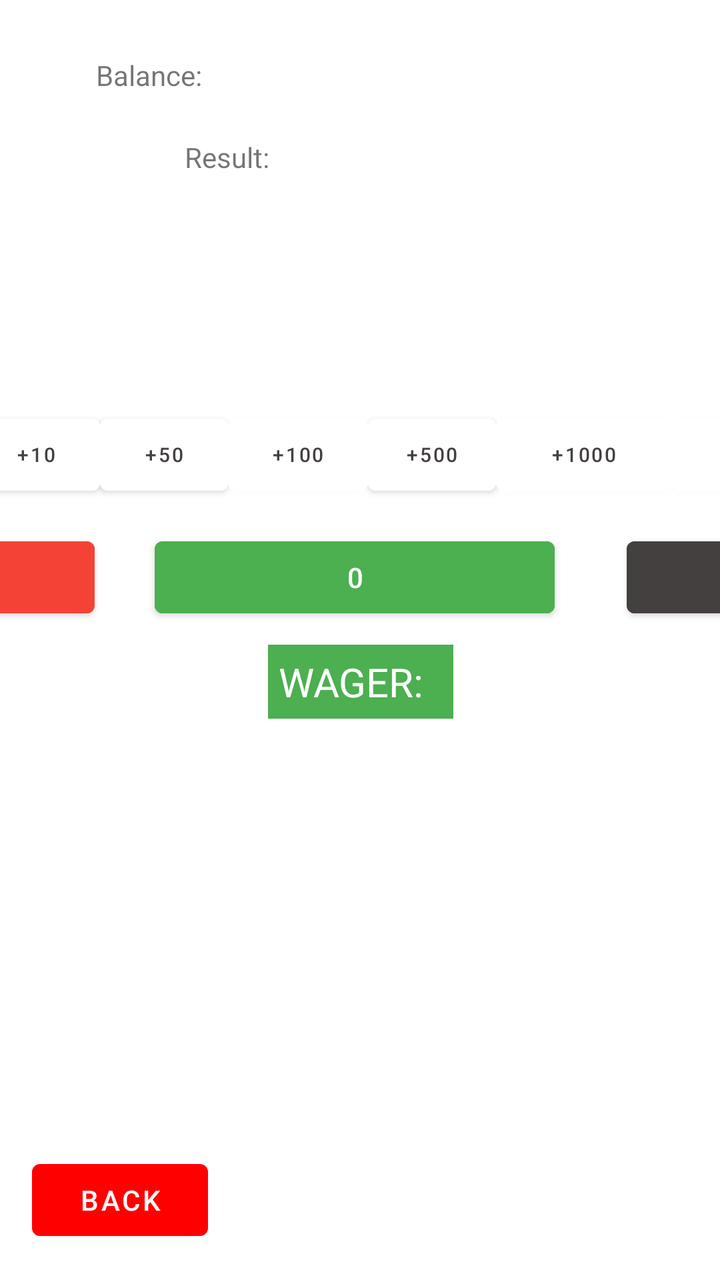
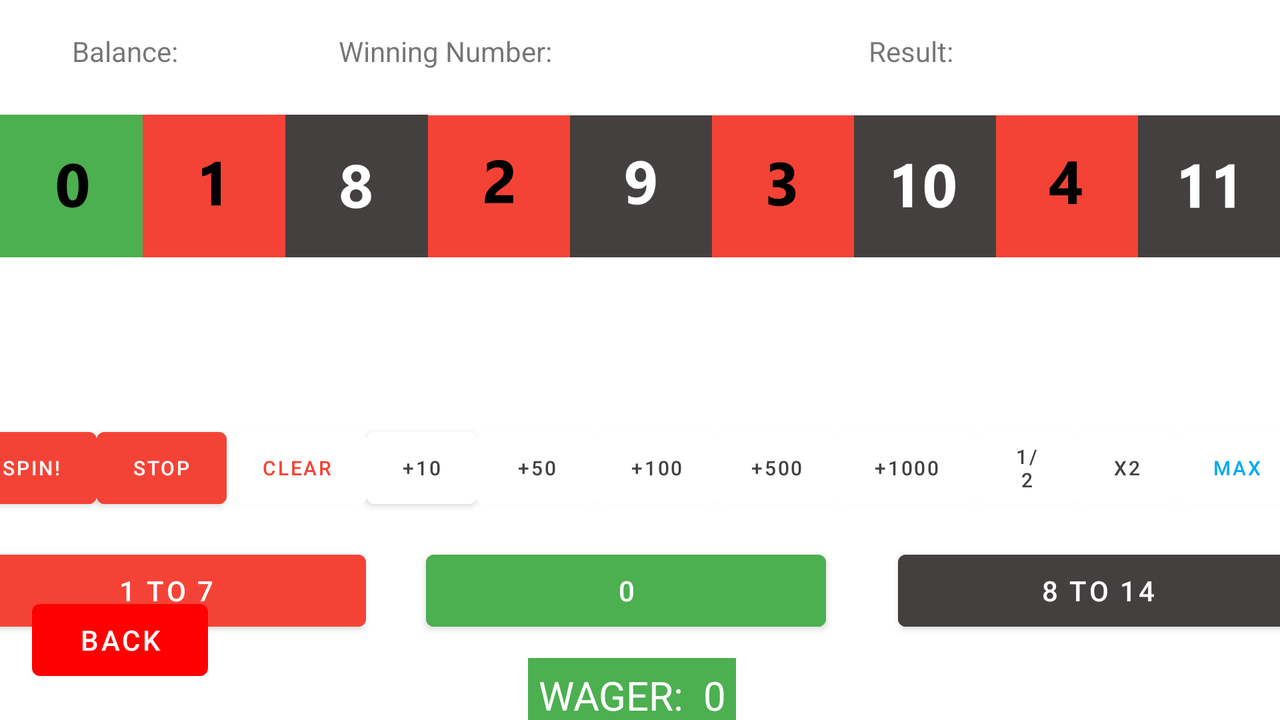

First picture: res/layout/ on a phone held upright. Second picture: the repository's own variant of that layout, on a device whose configuration matches the variant's folder. Source for both follows.
<!-- AndroidManifest.xml: application theme Theme.VirtualCasino -->
<!-- res/layout/roulette.xml -->
<?xml version="1.0" encoding="utf-8"?>
<androidx.constraintlayout.widget.ConstraintLayout
    xmlns:android="http://schemas.android.com/apk/res/android"
    xmlns:app="http://schemas.android.com/apk/res-auto"
    xmlns:tools="http://schemas.android.com/tools"
    android:layout_width="match_parent"
    android:layout_height="match_parent">

    <Button
        android:id="@+id/back_button"
        android:layout_width="wrap_content"
        android:layout_height="wrap_content"
        android:layout_marginStart="16dp"
        android:layout_marginBottom="16dp"
        android:onClick="switchToMain"
        android:text="@string/back_button"
        app:layout_constraintBottom_toBottomOf="parent"
        app:layout_constraintStart_toStartOf="parent" />

    <TextView
        android:id="@+id/random_num"
        android:layout_width="wrap_content"
        android:layout_height="wrap_content"
        android:layout_marginStart="193dp"
        android:layout_marginTop="69dp"
        android:layout_marginEnd="200dp"
        android:text="Winning Number: "
        app:layout_constraintEnd_toStartOf="@+id/roulette_output"
        app:layout_constraintStart_toStartOf="parent"
        app:layout_constraintTop_toTopOf="parent" />

    <TextView
        android:id="@+id/roulette_output"
        android:layout_width="wrap_content"
        android:layout_height="wrap_content"
        android:layout_marginTop="69dp"
        android:layout_marginEnd="222dp"
        android:text="Result: "
        app:layout_constraintEnd_toEndOf="parent"
        app:layout_constraintTop_toTopOf="parent" />

    <TextView
        android:id="@+id/temp_balance"
        android:layout_width="wrap_content"
        android:layout_height="wrap_content"
        android:layout_marginStart="48dp"
        android:layout_marginTop="28dp"
        android:text="Balance:"
        app:layout_constraintStart_toStartOf="parent"
        app:layout_constraintTop_toTopOf="parent" />

    <LinearLayout
        android:id="@+id/linearLayout"
        android:layout_width="741dp"
        android:layout_height="263dp"
        android:layout_marginTop="148dp"
        android:gravity="center"
        android:orientation="vertical"
        app:layout_constraintEnd_toEndOf="parent"
        app:layout_constraintStart_toStartOf="parent"
        app:layout_constraintTop_toTopOf="parent">

        <LinearLayout
            android:layout_width="match_parent"
            android:layout_height="56dp"
            android:gravity="center"
            android:orientation="horizontal">

            <Button
                android:id="@+id/btn_spin"
                android:layout_width="60dp"
                android:layout_height="wrap_content"
                android:backgroundTint="#F44336"
                android:text="@string/bet"
                android:onClick="bet"
                android:textSize="10sp" />

            <Button
                android:id="@+id/btn_clear"
                android:layout_width="wrap_content"
                android:layout_height="wrap_content"
                android:backgroundTint="#FFFFFF"
                android:onClick="clearBets"
                android:text="@string/clear"
                android:textColor="#F44336"
                android:textSize="10sp" />

            <Button
                android:id="@+id/btn_add10"
                android:layout_width="64dp"
                android:layout_height="wrap_content"
                android:backgroundTint="#FFFFFF"
                android:onClick="add10"
                android:text="@string/add10"
                android:textColor="#454040"
                android:textSize="10sp" />

            <Button
                android:id="@+id/btn_add50"
                android:layout_width="64dp"
                android:layout_height="wrap_content"
                android:backgroundTint="#FFFFFF"
                android:onClick="add50"
                android:text="@string/add50"
                android:textColor="#454040"
                android:textSize="10sp" />

            <Button
                android:id="@+id/btn_add100"
                android:layout_width="70dp"
                android:layout_height="wrap_content"
                android:backgroundTint="#FFFFFF"
                android:onClick="add100"
                android:text="@string/add100"
                android:textColor="#454040"
                android:textSize="10sp" />

            <Button
                android:id="@+id/btn_add500"
                android:layout_width="64dp"
                android:layout_height="wrap_content"
                android:backgroundTint="#FFFFFF"
                android:onClick="add500"
                android:text="@string/add500"
                android:textColor="#454040"
                android:textSize="10sp" />

            <Button
                android:id="@+id/btn_add1000"
                android:layout_width="wrap_content"
                android:layout_height="wrap_content"
                android:backgroundTint="#FFFFFF"
                android:onClick="add1000"
                android:text="@string/add1000"
                android:textColor="#454040"
                android:textSize="10sp" />

            <Button
                android:id="@+id/btn_half"
                android:layout_width="68dp"
                android:layout_height="wrap_content"
                android:backgroundTint="#FFFFFF"
                android:onClick="halfBets"
                android:text="@string/half"
                android:textColor="#454040"
                android:textSize="10sp" />

            <Button
                android:id="@+id/btn_double"
                android:layout_width="51dp"
                android:layout_height="wrap_content"
                android:backgroundTint="#FFFFFF"
                android:onClick="doubleBets"
                android:text="x2"
                android:textColor="#454040"
                android:textSize="10sp" />

            <Button
                android:id="@+id/btn_max"
                android:layout_width="68dp"
                android:layout_height="wrap_content"
                android:backgroundTint="#FFFFFF"
                android:onClick="maxBets"
                android:text="@string/max"
                android:textColor="#03A9F4"
                android:textSize="10sp" />

        </LinearLayout>

        <LinearLayout
            android:layout_width="match_parent"
            android:layout_height="67dp"
            android:gravity="center"
            android:orientation="horizontal">

            <Button
                android:id="@+id/btn_1to7"
                android:layout_width="200dp"
                android:layout_height="wrap_content"
                android:layout_marginStart="16dp"
                android:layout_marginEnd="30dp"
                android:backgroundTint="#F44336"
                android:onClick="bet1to7"
                android:text="1 to 7"
                android:textColorLink="#009688" />

            <Button
                android:id="@+id/btn_0"
                android:layout_width="200dp"
                android:layout_height="wrap_content"
                android:layout_marginEnd="36dp"
                android:backgroundTint="#4CAF50"
                android:onClick="bet0"
                android:text="0" />

            <Button
                android:id="@+id/btn_8to14"
                android:layout_width="200dp"
                android:layout_height="wrap_content"
                android:layout_marginEnd="16dp"
                android:backgroundTint="#454040"
                android:onClick="bet8to14"
                android:text="8 to 14" />
        </LinearLayout>

        <LinearLayout
            android:layout_width="match_parent"
            android:layout_height="wrap_content"
            android:gravity="center"
            android:orientation="horizontal">

            <TextView
                android:id="@+id/wager_tv"
                android:layout_width="wrap_content"
                android:layout_height="wrap_content"
                android:background="#4CAF50"
                android:text="@string/wager"
                android:textAlignment="center"
                android:textColor="@color/white"
                android:padding="5dp"
                android:textSize="20dp" />

            <TextView
                android:id="@+id/betAmount_tv"
                android:layout_width="wrap_content"
                android:layout_height="wrap_content"
                android:background="#4CAF50"
                android:text=""
                android:textAlignment="center"
                android:textColor="@color/white"
                android:padding="5dp"
                android:textSize="20dp" />
        </LinearLayout>

    </LinearLayout>

</androidx.constraintlayout.widget.ConstraintLayout>
<!-- resources referenced by this layout -->
<resources>
  <string name="add10">+10</string>
  <string name="add100">+100</string>
  <string name="add1000">+1000</string>
  <string name="add50">+50</string>
  <string name="add500">+500</string>
  <string name="back_button">Back</string>
  <string name="bet">Bet</string>
  <string name="clear">Clear</string>
  <string name="half">1/2</string>
  <string name="max">Max</string>
  <string name="wager">WAGER:</string>
  <style name="Theme.VirtualCasino" parent="Theme.MaterialComponents.DayNight.NoActionBar">
          
          <item name="colorPrimary">#FF0000</item>
          <item name="colorPrimaryVariant">@color/purple_700</item>
          <item name="colorOnPrimary">@color/white</item>
          
          <item name="colorSecondary">@color/teal_200</item>
          <item name="colorSecondaryVariant">@color/teal_700</item>
          <item name="colorOnSecondary">@color/black</item>
          
          <item name="android:statusBarColor" tools:targetApi="l">?attr/colorPrimaryVariant</item>
          
      </style>
</resources>
<!-- res/layout-land/roulette.xml (the repository's variant of the layout above) -->
<!-- drawn on the phone turned sideways -->
<?xml version="1.0" encoding="utf-8"?>
<androidx.constraintlayout.widget.ConstraintLayout
    xmlns:android="http://schemas.android.com/apk/res/android"
    xmlns:app="http://schemas.android.com/apk/res-auto"
    xmlns:tools="http://schemas.android.com/tools"
    android:layout_width="match_parent"
    android:layout_height="match_parent">

    <Button
        android:id="@+id/back_button"
        android:layout_width="wrap_content"
        android:layout_height="wrap_content"
        android:layout_marginStart="16dp"
        android:layout_marginBottom="16dp"
        android:onClick="switchToMain"
        android:text="@string/back_button"
        app:layout_constraintBottom_toBottomOf="parent"
        app:layout_constraintStart_toStartOf="parent" />

    <TextView
        android:id="@+id/random_num"
        android:layout_width="wrap_content"
        android:layout_height="wrap_content"
        android:layout_marginStart="125dp"
        android:layout_marginTop="16dp"
        android:layout_marginEnd="200dp"
        android:text="Winning Number: "
        app:layout_constraintEnd_toStartOf="@+id/roulette_output"
        app:layout_constraintStart_toEndOf="@+id/temp_balance"
        app:layout_constraintTop_toTopOf="parent" />

    <TextView
        android:id="@+id/roulette_output"
        android:layout_width="wrap_content"
        android:layout_height="wrap_content"
        android:layout_marginTop="16dp"
        android:layout_marginEnd="160dp"
        android:text="Result: "
        app:layout_constraintEnd_toEndOf="parent"
        app:layout_constraintTop_toTopOf="parent" />

    <TextView
        android:id="@+id/temp_balance"
        android:layout_width="wrap_content"
        android:layout_height="wrap_content"
        android:layout_marginStart="36dp"
        android:layout_marginTop="16dp"
        android:text="Balance:"
        app:layout_constraintStart_toStartOf="parent"
        app:layout_constraintTop_toTopOf="parent" />

    <LinearLayout
        android:layout_width="match_parent"
        android:layout_height="wrap_content"
        android:gravity="center"
        android:orientation="vertical"
        app:layout_constraintEnd_toEndOf="parent"
        app:layout_constraintStart_toStartOf="parent"
        app:layout_constraintTop_toBottomOf="@+id/random_num">

        <LinearLayout
            android:layout_width="wrap_content"
            android:layout_height="wrap_content"
            android:layout_marginTop="13dp"
            android:orientation="horizontal">

            <ImageView
                android:id="@+id/rouletteNum_1"
                android:layout_width="90dp"
                android:layout_height="90dp"
                android:layout_weight="1"
                app:srcCompat="@drawable/roulette0" />

            <ImageView
                android:id="@+id/rouletteNum_2"
                android:layout_width="90dp"
                android:layout_height="90dp"
                android:layout_weight="1"
                app:srcCompat="@drawable/roulette1" />

            <ImageView
                android:id="@+id/rouletteNum_3"
                android:layout_width="90dp"
                android:layout_height="90dp"
                android:layout_weight="1"
                app:srcCompat="@drawable/roulette8" />

            <ImageView
                android:id="@+id/rouletteNum_4"
                android:layout_width="90dp"
                android:layout_height="90dp"
                android:layout_weight="1"
                app:srcCompat="@drawable/roulette2" />

            <ImageView
                android:id="@+id/rouletteNum_5"
                android:layout_width="90dp"
                android:layout_height="90dp"
                android:layout_weight="1"
                app:srcCompat="@drawable/roulette9" />

            <ImageView
                android:id="@+id/rouletteNum_6"
                android:layout_width="90dp"
                android:layout_height="90dp"
                android:layout_weight="1"
                app:srcCompat="@drawable/roulette3" />

            <ImageView
                android:id="@+id/rouletteNum_7"
                android:layout_width="90dp"
                android:layout_height="90dp"
                android:layout_weight="1"
                app:srcCompat="@drawable/roulette10" />

            <ImageView
                android:id="@+id/rouletteNum_8"
                android:layout_width="90dp"
                android:layout_height="90dp"
                android:layout_weight="1"
                app:srcCompat="@drawable/roulette4" />

            <ImageView
                android:id="@+id/rouletteNum_9"
                android:layout_width="90dp"
                android:layout_height="90dp"
                android:layout_weight="1"
                app:srcCompat="@drawable/roulette11" />
        </LinearLayout>

        <ImageView
            android:id="@+id/upArrow"
            android:layout_width="50dp"
            android:layout_height="50dp"
            app:srcCompat="@drawable/uparrow" />
    </LinearLayout>

    <LinearLayout
        android:id="@+id/linearLayout"
        android:layout_width="742dp"
        android:layout_height="252dp"
        android:layout_marginTop="160dp"
        android:gravity="center"
        android:orientation="vertical"
        app:layout_constraintEnd_toEndOf="parent"
        app:layout_constraintHorizontal_bias="0.545"
        app:layout_constraintStart_toStartOf="parent"
        app:layout_constraintTop_toTopOf="parent">

        <LinearLayout
            android:layout_width="match_parent"
            android:layout_height="56dp"
            android:gravity="center"
            android:orientation="horizontal">

            <Button
                android:id="@+id/btn_spin"
                android:layout_width="65dp"
                android:layout_height="wrap_content"
                android:backgroundTint="#F44336"
                android:onClick="spin"
                android:text="@string/spin"
                android:textSize="10sp" />

            <Button
                android:id="@+id/btn_stop"
                android:layout_width="65dp"
                android:layout_height="wrap_content"
                android:backgroundTint="#F44336"
                android:onClick="stopSpinning"
                android:text="@string/stop"
                android:textSize="10sp" />

            <Button
                android:id="@+id/btn_clear"
                android:layout_width="70dp"
                android:layout_height="wrap_content"
                android:backgroundTint="#FFFFFF"
                android:onClick="clearBets"
                android:text="@string/clear"
                android:textColor="#F44336"
                android:textSize="10sp" />

            <Button
                android:id="@+id/btn_add10"
                android:layout_width="55dp"
                android:layout_height="wrap_content"
                android:backgroundTint="#FFFFFF"
                android:onClick="add10"
                android:text="@string/add10"
                android:textColor="#454040"
                android:textSize="10sp" />

            <Button
                android:id="@+id/btn_add50"
                android:layout_width="60dp"
                android:layout_height="wrap_content"
                android:backgroundTint="#FFFFFF"
                android:onClick="add50"
                android:text="@string/add50"
                android:textColor="#454040"
                android:textSize="10sp" />

            <Button
                android:id="@+id/btn_add100"
                android:layout_width="60dp"
                android:layout_height="wrap_content"
                android:backgroundTint="#FFFFFF"
                android:onClick="add100"
                android:text="@string/add100"
                android:textColor="#454040"
                android:textSize="10sp" />

            <Button
                android:id="@+id/btn_add500"
                android:layout_width="60dp"
                android:layout_height="wrap_content"
                android:backgroundTint="#FFFFFF"
                android:onClick="add500"
                android:text="@string/add500"
                android:textColor="#454040"
                android:textSize="10sp" />

            <Button
                android:id="@+id/btn_add1000"
                android:layout_width="70dp"
                android:layout_height="wrap_content"
                android:backgroundTint="#FFFFFF"
                android:onClick="add1000"
                android:text="@string/add1000"
                android:textColor="#454040"
                android:textSize="10sp" />

            <Button
                android:id="@+id/btn_half"
                android:layout_width="50dp"
                android:layout_height="wrap_content"
                android:backgroundTint="#FFFFFF"
                android:onClick="halfBets"
                android:text="@string/half"
                android:textColor="#454040"
                android:textSize="10sp" />

            <Button
                android:id="@+id/btn_double"
                android:layout_width="50dp"
                android:layout_height="wrap_content"
                android:backgroundTint="#FFFFFF"
                android:onClick="doubleBets"
                android:text="x2"
                android:textColor="#454040"
                android:textSize="10sp" />

            <Button
                android:id="@+id/btn_max"
                android:layout_width="60dp"
                android:layout_height="wrap_content"
                android:backgroundTint="#FFFFFF"
                android:onClick="maxBets"
                android:text="@string/max"
                android:textColor="#03A9F4"
                android:textSize="10sp" />

        </LinearLayout>

        <LinearLayout
            android:layout_width="match_parent"
            android:layout_height="67dp"
            android:gravity="center"
            android:orientation="horizontal">

            <Button
                android:id="@+id/btn_1to7"
                android:layout_width="200dp"
                android:layout_height="wrap_content"
                android:layout_marginStart="16dp"
                android:layout_marginEnd="30dp"
                android:backgroundTint="#F44336"
                android:onClick="bet1to7"
                android:text="1 to 7"
                android:textColorLink="#009688"
                android:textStyle="normal" />

            <Button
                android:id="@+id/btn_0"
                android:layout_width="200dp"
                android:layout_height="wrap_content"
                android:layout_marginEnd="36dp"
                android:backgroundTint="#4CAF50"
                android:onClick="bet0"
                android:text="0" />

            <Button
                android:id="@+id/btn_8to14"
                android:layout_width="200dp"
                android:layout_height="wrap_content"
                android:layout_marginEnd="16dp"
                android:backgroundTint="#454040"
                android:onClick="bet8to14"
                android:text="8 to 14"
                android:textStyle="normal" />
        </LinearLayout>

        <LinearLayout
            android:layout_width="match_parent"
            android:layout_height="wrap_content"
            android:gravity="center"
            android:orientation="horizontal">

            <TextView
                android:id="@+id/wager_tv"
                android:layout_width="wrap_content"
                android:layout_height="wrap_content"
                android:background="#4CAF50"
                android:padding="5dp"
                android:text="@string/wager"
                android:textAlignment="center"
                android:textColor="@color/white"
                android:textSize="20dp" />

            <TextView
                android:id="@+id/betAmount_tv"
                android:layout_width="wrap_content"
                android:layout_height="wrap_content"
                android:background="#4CAF50"
                android:padding="5dp"
                android:text="0"
                android:textAlignment="center"
                android:textColor="@color/white"
                android:textSize="20dp" />
        </LinearLayout>

    </LinearLayout>

</androidx.constraintlayout.widget.ConstraintLayout>
<!-- resources referenced by the variant -->
<!-- as the phone turned sideways resolves them -->
<resources>
  <!-- drawable roulette0: png bitmap (drawable, 3415 bytes) -->
  <!-- drawable roulette1: png bitmap (drawable, 1639 bytes) -->
  <!-- drawable roulette10: png bitmap (drawable, 3909 bytes) -->
  <!-- drawable roulette11: png bitmap (drawable, 2073 bytes) -->
  <!-- drawable roulette2: png bitmap (drawable, 2856 bytes) -->
  <!-- drawable roulette3: png bitmap (drawable, 3203 bytes) -->
  <!-- drawable roulette4: png bitmap (drawable, 2146 bytes) -->
  <!-- drawable roulette8: png bitmap (drawable, 3851 bytes) -->
  <!-- drawable roulette9: png bitmap (drawable, 3538 bytes) -->
  <string name="add10">+10</string>
  <string name="add100">+100</string>
  <string name="add1000">+1000</string>
  <string name="add50">+50</string>
  <string name="add500">+500</string>
  <string name="back_button">Back</string>
  <string name="clear">Clear</string>
  <string name="half">1/2</string>
  <string name="max">Max</string>
  <string name="spin">SPIN!</string>
  <string name="stop">Stop</string>
  <string name="wager">WAGER:</string>
  <style name="Theme.VirtualCasino" parent="Theme.MaterialComponents.DayNight.NoActionBar">
          
          <item name="colorPrimary">#FF0000</item>
          <item name="colorPrimaryVariant">@color/purple_700</item>
          <item name="colorOnPrimary">@color/white</item>
          
          <item name="colorSecondary">@color/teal_200</item>
          <item name="colorSecondaryVariant">@color/teal_700</item>
          <item name="colorOnSecondary">@color/black</item>
          
          <item name="android:statusBarColor" tools:targetApi="l">?attr/colorPrimaryVariant</item>
          
      </style>
</resources>
